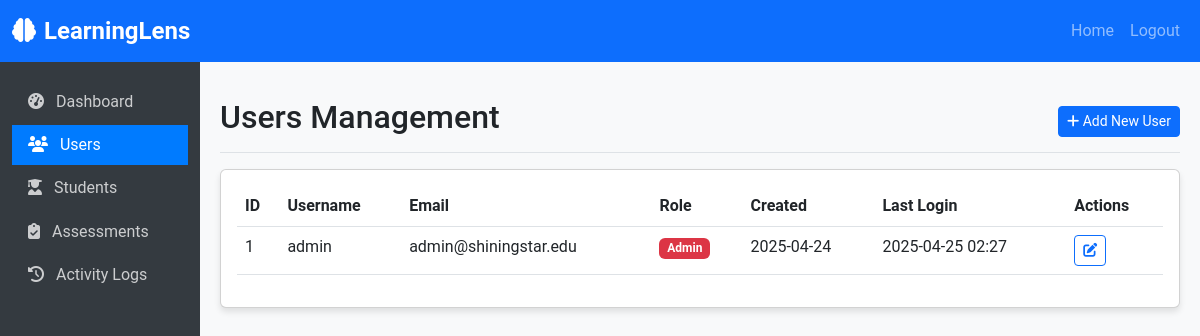
The app's page /admin/users (signed in) with its own data.
### web_app.py (models this page shows, shortened)
class User(UserMixin, db.Model):
    id = db.Column(db.Integer, primary_key=True)
    username = db.Column(db.String(100), unique=True, nullable=False)
    email = db.Column(db.String(100), unique=True, nullable=False)
    password_hash = db.Column(db.String(200), nullable=False)
    role = db.Column(db.String(20), nullable=False, default='user')  # 'admin', 'teacher', 'user'
    created_at = db.Column(db.DateTime, default=datetime.utcnow)
    last_login = db.Column(db.DateTime)
    def is_admin(self):
        return self.role == 'admin'

### web_app.py (the view)
@app.route('/admin/users')
@login_required
def admin_users():
    if not current_user.is_admin():
        flash('Access denied. Admin privileges required.', 'danger')
        return redirect(url_for('dashboard'))
    users = User.query.all()
    return render_template('admin/users.html', users=users)

### web_app.py (called while the page is built)
@login_manager.user_loader
def load_user(user_id):
    return User.query.get(int(user_id))

### templates/admin/users.html (shortened to what this page needs)
<!DOCTYPE html>
<html lang="en">
<head>
    <link rel="stylesheet" href="https://cdn.jsdelivr.net/npm/bootstrap@5.2.3/dist/css/bootstrap.min.css">
    <link rel="stylesheet" href="{{ url_for('static', filename='styles.css') }}">
    <link rel="stylesheet" href="https://cdnjs.cloudflare.com/ajax/libs/font-awesome/6.4.0/css/all.min.css">
</head>
<body>
    <nav class="navbar navbar-expand-lg navbar-dark bg-primary">
        <div class="container-fluid">
            <a class="navbar-brand" href="{{ url_for('index') }}">
                <i class="fas fa-brain me-2"></i>LearningLens
            </a>
            <div class="collapse navbar-collapse" id="navbarNav">
                <ul class="navbar-nav ms-auto">
                    <li class="nav-item">
                        <a class="nav-link" href="{{ url_for('index') }}">Home</a>
                    </li>
                    <li class="nav-item">
                        <a class="nav-link" href="{{ url_for('logout') }}">Logout</a>
                    </li>
                </ul>
            </div>
        </div>
    </nav>
    <div class="container-fluid">
        <div class="row">
            <div class="col-md-3 col-lg-2 admin-sidebar">
                <div class="d-flex flex-column">
                    <ul class="nav flex-column">
                        <li class="nav-item">
                            <a class="nav-link" href="{{ url_for('admin_dashboard') }}">
                                <i class="fas fa-tachometer-alt"></i> Dashboard
                            </a>
                        </li>
                        <li class="nav-item">
                            <a class="nav-link active" href="{{ url_for('admin_users') }}">
                                <i class="fas fa-users"></i> Users
                            </a>
                        </li>
                        <li class="nav-item">
                            <a class="nav-link" href="{{ url_for('admin_students') }}">
                                <i class="fas fa-user-graduate"></i> Students
                            </a>
                        </li>
                        <li class="nav-item">
                            <a class="nav-link" href="{{ url_for('admin_assessments') }}">
                                <i class="fas fa-clipboard-check"></i> Assessments
                            </a>
                        </li>
                        <li class="nav-item">
                            <a class="nav-link" href="{{ url_for('admin_logs') }}">
                                <i class="fas fa-history"></i> Activity Logs
                            </a>
                        </li>
                    </ul>
                </div>
            </div>
            <div class="col-md-9 col-lg-10 admin-content">
                <div class="d-flex justify-content-between flex-wrap flex-md-nowrap align-items-center pt-3 pb-2 mb-3 border-bottom">
                    <h1 class="h2">Users Management</h1>
                    <div class="btn-toolbar mb-2 mb-md-0">
                        <a href="{{ url_for('admin_add_user') }}" class="btn btn-sm btn-primary">
                            <i class="fas fa-plus"></i> Add New User
                        </a>
                    </div>
                </div>
                <div class="card">
                    <div class="card-body">
                        <div class="table-responsive">
                            <table class="table table-hover">
                                <thead>
                                    <tr>
                                        <th>ID</th>
                                        <th>Username</th>
                                        <th>Email</th>
                                        <th>Role</th>
                                        <th>Created</th>
                                        <th>Last Login</th>
                                        <th>Actions</th>
                                    </tr>
                                </thead>
                                <tbody>
                                    {% for user in users %}
                                    <tr>
                                        <td>{{ user.id }}</td>
                                        <td>{{ user.username }}</td>
                                        <td>{{ user.email }}</td>
                                        <td>
                                            {% if user.role == 'admin' %}
                                            <span class="badge bg-danger">Admin</span>
                                            {% elif user.role == 'teacher' %}
                                            <span class="badge bg-info">Teacher</span>
                                            {% else %}
                                            <span class="badge bg-secondary">User</span>
                                            {% endif %}
                                        </td>
                                        <td>{{ user.created_at.strftime('%Y-%m-%d') }}</td>
                                        <td>{{ user.last_login.strftime('%Y-%m-%d %H:%M') if user.last_login else 'Never' }}</td>
                                        <td>
                                            <a href="{{ url_for('admin_edit_user', user_id=user.id) }}" class="btn btn-sm btn-outline-primary">
                                                <i class="fas fa-edit"></i>
                                            </a>
                                        </td>
                                    </tr>
                                    {% endfor %}
                                </tbody>
                            </table>
                        </div>
                    </div>
                </div>
            </div>
        </div>
    </div>
</body>
</html>

### static/styles.css (style rules this page uses)
body { font-family: 'Roboto', sans-serif; background-color: #f8f9fa; }
.navbar-brand { font-weight: bold; font-size: 1.5rem; }
.card { box-shadow: 0 4px 6px rgba(0, 0, 0, 0.1); transition: all 0.3s ease; }
.admin-sidebar { min-height: calc(100vh - 56px); background-color: #343a40; padding-top: 20px; }
.admin-sidebar .nav-link { color: rgba(255, 255, 255, 0.75); padding: 0.5rem 1rem; margin-bottom: 0.2rem; }
.admin-sidebar .nav-link.active { color: #fff; background-color: #007bff; }
.admin-sidebar .nav-link i { margin-right: 0.5rem; }
.admin-content { padding: 20px; }

### records on screen
User: id "1", username "admin", email "admin@shiningstar.edu", role "Admin", created_at "2025-04-24", last_login "2025-04-25 02:27"
